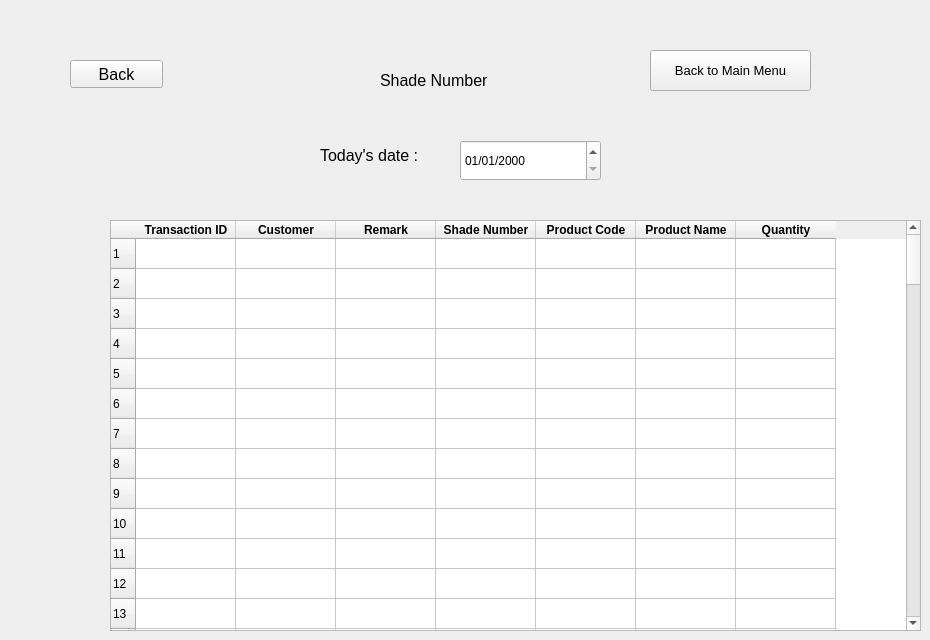
    <widget class="QWidget" name="shade_view_by_today">
     <widget class="QTableWidget" name="shade_view_table_2">
      <property name="geometry">
       <rect>
        <x>110</x>
        <y>220</y>
        <width>811</width>
        <height>411</height>
       </rect>
      </property>
      <property name="rowCount">
       <number>100</number>
      </property>
      <property name="columnCount">
       <number>7</number>
      </property>
      <row/>
      <row/>
      <row/>
      <row/>
      <row/>
      <row/>
      <row/>
      <row/>
      <row/>
      <row/>
      <row/>
      <row/>
      <row/>
      <row/>
      <row/>
      <row/>
      <row/>
      <row/>
      <row/>
      <row/>
      <row/>
      <row/>
      <row/>
      <row/>
      <row/>
      <row/>
      <row/>
      <row/>
      <row/>
      <row/>
      <row/>
      <row/>
      <row/>
      <row/>
      <row/>
      <row/>
      <row/>
      <row/>
      <row/>
      <row/>
      <row/>
      <row/>
      <row/>
      <row/>
      <row/>
      <row/>
      <row/>
      <row/>
      <row/>
      <row/>
      <row/>
      <row/>
      <row/>
      <row/>
      <row/>
      <row/>
      <row/>
      <row/>
      <row/>
      <row/>
      <row/>
      <row/>
      <row/>
      <row/>
      <row/>
      <row/>
      <row/>
      <row/>
      <row/>
      <row/>
      <row/>
      <row/>
      <row/>
      <row/>
      <row/>
      <row/>
      <row/>
      <row/>
      <row/>
      <row/>
      <row/>
      <row/>
      <row/>
      <row/>
      <row/>
      <row/>
      <row/>
      <row/>
      <row/>
      <row/>
      <row/>
      <row/>
      <row/>
      <row/>
      <row/>
      <row/>
      <row/>
      <row/>
      <row/>
      <row/>
      <column>
       <property name="text">
        <string>Transaction ID</string>
       </property>
       <property name="font">
        <font>
         <weight>75</weight>
         <bold>true</bold>
        </font>
       </property>
      </column>
      <column>
       <property name="text">
        <string>Customer</string>
       </property>
       <property name="font">
        <font>
         <weight>75</weight>
         <bold>true</bold>
        </font>
       </property>
      </column>
      <column>
       <property name="text">
        <string>Remark</string>
       </property>
       <property name="font">
        <font>
         <weight>75</weight>
         <bold>true</bold>
        </font>
       </property>
      </column>
      <column>
       <property name="text">
        <string>Shade Number</string>
       </property>
       <property name="font">
        <font>
         <weight>75</weight>
         <bold>true</bold>
        </font>
       </property>
      </column>
      <column>
       <property name="text">
        <string>Product Code</string>
       </property>
       <property name="font">
        <font>
         <weight>75</weight>
         <bold>true</bold>
        </font>
       </property>
      </column>
      <column>
       <property name="text">
        <string>Product Name</string>
       </property>
       <property name="font">
        <font>
         <weight>75</weight>
         <bold>true</bold>
        </font>
       </property>
      </column>
      <column>
       <property name="text">
        <string>Quantity</string>
       </property>
       <property name="font">
        <font>
         <weight>75</weight>
         <bold>true</bold>
        </font>
       </property>
      </column>
      <item row="0" column="5">
       <property name="text">
        <string/>
       </property>
       <property name="flags">
        <set>ItemIsSelectable|ItemIsDragEnabled|ItemIsEnabled</set>
       </property>
      </item>
      <item row="1" column="5">
       <property name="text">
        <string/>
       </property>
       <property name="flags">
        <set>ItemIsSelectable|ItemIsDragEnabled|ItemIsEnabled</set>
       </property>
      </item>
      <item row="2" column="5">
       <property name="text">
        <string/>
       </property>
       <property name="flags">
        <set>ItemIsSelectable|ItemIsDragEnabled|ItemIsEnabled</set>
       </property>
      </item>
      <item row="3" column="5">
       <property name="text">
        <string/>
       </property>
       <property name="flags">
        <set>ItemIsSelectable|ItemIsDragEnabled|ItemIsEnabled</set>
       </property>
      </item>
      <item row="4" column="5">
       <property name="text">
        <string/>
       </property>
       <property name="flags">
        <set>ItemIsSelectable|ItemIsDragEnabled|ItemIsEnabled</set>
       </property>
      </item>
      <item row="5" column="5">
       <property name="text">
        <string/>
       </property>
       <property name="flags">
        <set>ItemIsSelectable|ItemIsDragEnabled|ItemIsEnabled</set>
       </property>
      </item>
      <item row="6" column="5">
       <property name="text">
        <string/>
       </property>
       <property name="flags">
        <set>ItemIsSelectable|ItemIsDragEnabled|ItemIsEnabled</set>
       </property>
      </item>
      <item row="7" column="5">
       <property name="text">
        <string/>
       </property>
       <property name="flags">
        <set>ItemIsSelectable|ItemIsDragEnabled|ItemIsEnabled</set>
       </property>
      </item>
     </widget>
     <widget class="QLabel" name="label_72">
      <property name="geometry">
       <rect>
        <x>320</x>
        <y>130</y>
        <width>181</width>
        <height>51</height>
       </rect>
      </property>
      <property name="font">
       <font>
        <pointsize>12</pointsize>
       </font>
      </property>
      <property name="text">
       <string>Today's date : </string>
      </property>
     </widget>
     <widget class="QLabel" name="label_73">
      <property name="geometry">
       <rect>
        <x>380</x>
        <y>60</y>
        <width>151</width>
        <height>41</height>
       </rect>
      </property>
      <property name="font">
       <font>
        <pointsize>12</pointsize>
       </font>
      </property>
      <property name="text">
       <string>Shade Number</string>
      </property>
     </widget>
     <widget class="QPushButton" name="pushButton_15">
      <property name="geometry">
       <rect>
        <x>650</x>
        <y>50</y>
        <width>161</width>
        <height>41</height>
       </rect>
      </property>
      <property name="font">
       <font>
        <pointsize>10</pointsize>
       </font>
      </property>
      <property name="text">
       <string>Back to Main Menu</string>
      </property>
     </widget>
     <widget class="QPushButton" name="back_view_rm_10">
      <property name="geometry">
       <rect>
        <x>70</x>
        <y>60</y>
        <width>93</width>
        <height>28</height>
       </rect>
      </property>
      <property name="font">
       <font>
        <pointsize>12</pointsize>
       </font>
      </property>
      <property name="text">
       <string>Back</string>
      </property>
     </widget>
     <widget class="QDateEdit" name="shade_view_today_date">
      <property name="geometry">
       <rect>
        <x>460</x>
        <y>140</y>
        <width>141</width>
        <height>41</height>
       </rect>
      </property>
      <property name="displayFormat">
       <string>dd/MM/yyyy</string>
      </property>
     </widget>
    </widget>
